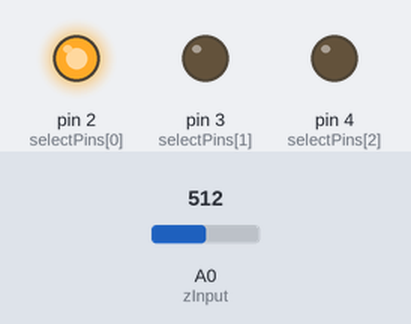
The sketch below on a simulated Arduino Mega 2560, built with avr-gcc and run on an emulated ATmega2560. Parts: output pins drawn as LEDs (lit = HIGH). The inputs (shaded band) are chosen by the test bench; at power-on: A0 (zInput) = 512. What the sketch prints to the serial monitor is not drawn.

Above: at 0.1 s.
Timing chart, 0 to 1.6 s (numbered marks = the images above):
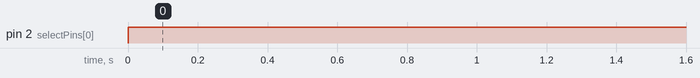

Measured:
- by itself, pin 2 (selectPins[0]): LOW → HIGH at 0.00 s

The sketch:

Analog_Multiplexer_74HC4051.ino
```cpp
/******************************************************************************
SparkFun Multiplexer Analog Input Test

Author - Chandan Sinha
Date - March 3, 2023

We read two pressure transducers connected to 8 channel 74HC4051 analog
multiplexer/demultiplexer using a single ADC channel and Arduino Mega.

Hardware Hookup:
Mux Breakout ----------- Arduino
  S0 ------------------- 2
  S1 ------------------- 3
  S2 ------------------- 4
  Z -------------------- A0
VCC ------------------- 5V
GND ------------------- GND
(VEE should be connected to GND)

The multiplexers independent I/O (Y0-Y7) can each be wired
to analog signal-producing component.

******************************************************************************/

// Pin Definitions //
const int selectPins[3] = {2, 3, 4}; // S0~2, S1~3, S2~4

const int zInput = A0; // Connect common (Z) to A0 (analog input)

void setup()
{
  Serial.begin(9600);

  // Set up the select pins as outputs:
  for (int i=0; i<3; i++)
  {
    pinMode(selectPins[i], OUTPUT);
    digitalWrite(selectPins[i], HIGH);
  }

  pinMode(zInput, INPUT); // Set up Z as an input

  // Print the header:
  // Serial.println("Y0\tY1\tY2\tY3\tY4\tY5\tY6\tY7");
  // Serial.println("---\t---\t---\t---\t---\t---\t---\t---");
  Serial.println("Y0\tY1");
  Serial.println("---\t---");
}

void loop()
{
  // Loop through all eight pins.
  for (byte pin=0; pin<=1; pin++)
  {
    selectMuxPin(pin); // Select one at a time
    int inputValue = analogRead(zInput); // and read Z
    Serial.print(String(inputValue) + "\t");
  }
  Serial.println();
  delay(500);
}

// The selectMuxPin function sets the S0, S1, and S2 pins
// accordingly, given a pin from 0-7.
void selectMuxPin(byte pin)
{
  for (int i=0; i<3; i++)
  {
    if (pin & (1<<i))
      digitalWrite(selectPins[i], HIGH);
    else
      digitalWrite(selectPins[i], LOW);
  }
}
```
